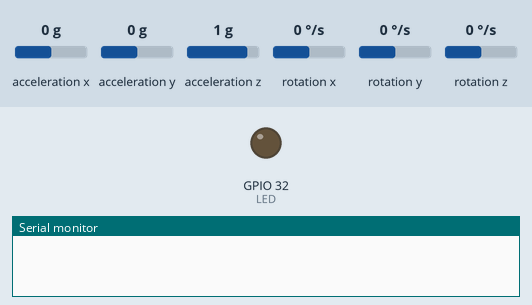
The sketch below on a simulated ESP32. Shown: output pins drawn as LEDs (lit = HIGH), the last lines printed to the serial monitor. Inputs (shaded band) come from the test bench; at power-on: acceleration x 0 g, acceleration y 0 g, acceleration z 1 g, rotation x 0 °/s, rotation y 0 °/s, rotation z 0 °/s.

Above: at 0.6 s.
At 2.15 s:
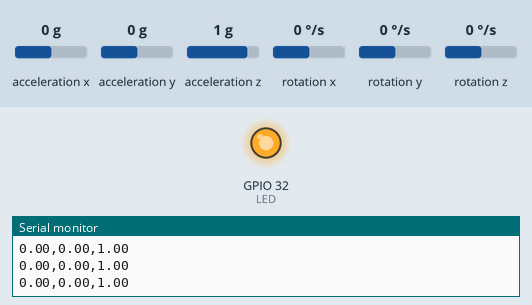
Timing chart, 0 to 3.0 s (numbered marks = the images above):
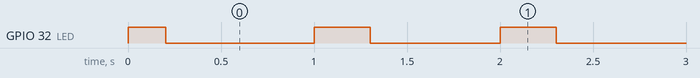

Measured:
- by itself, GPIO 32 (LED): goes HIGH 0.20 s, 129 × (LOW 0.80 s, HIGH 0.30 s), then LOW
- by itself, everything shown: repeats every 2.0 s, in 4 steps

The sketch:

FREERTOS_ejc2.ino
```cpp
#include <MPU9250_asukiaaa.h> //Library to interface with sensor
MPU9250_asukiaaa motionSensor;
#define LED 32

TaskHandle_t TaskHandle_3;

struct Accelerometer{
  float ax;
  float ay;
  float az;
  float aSqrt;
};

QueueHandle_t SensorQueueS;
//Queue to send data between tasks

void motionSensorInit(void){
  Wire.begin(21, 22); //default i2c pins of esp32 are pin 21 and 22
  motionSensor.setWire(&Wire);
  motionSensor.beginAccel();
}

void Task1( void *pvParameters)
{
  struct Accelerometer AccelerometerR;  //Struct to store the read values from i2c sensor
  const TickType_t xDelay100ms = pdMS_TO_TICKS (100);
  TickType_t xLastWakeTime;
  /*variable to save the current tick count, it has to be initialized to the
   *current tick count before it is used for the first time,then with the
   *function vTaskDelayUntil is updated atomatically
   */
   motionSensorInit();
   xLastWakeTime = xTaskGetTickCount();

  //Converts time in ms to the same time in system ticks
  while(1)
  {
    motionSensor.accelUpdate();
    AccelerometerR.ax =  motionSensor.accelX();
    AccelerometerR.ay =  motionSensor.accelY();
    AccelerometerR.az =  motionSensor.accelZ();
    AccelerometerR.aSqrt = motionSensor.accelSqrt();
    xQueueSendToBack(SensorQueueS, (void *) &AccelerometerR, 0);
    vTaskDelayUntil(&xLastWakeTime, xDelay100ms);
    /* Delay for a period. A call to vTaskDelay() is used which places
       the task into the Blocked state until the delay period has expired.*/
  }

}

void Task2( void *pvParameters)
{
  struct Accelerometer AccelerometerW;  //Struct to store the read values from task1
  BaseType_t xStatus; //To receive data from queue
  const TickType_t xDelay1s = pdMS_TO_TICKS (1000);
  TickType_t xLastWakeTime;
  /*variable to save the current tick count, it has to be initialized to the
   *current tick count before it is used for the first time,then with the
   *function vTaskDelayUntil is updated atomatically
   */
  xLastWakeTime = xTaskGetTickCount();

  //Converts time in ms to the same time in system ticks
  while(1)
  {
    digitalWrite(LED, HIGH); //Switch on LED
    if( uxQueueSpacesAvailable != 0)
    {
      //Serial.println("---- START ----");
      while((xQueueReceive(SensorQueueS, (void *) &AccelerometerW, 0) == pdPASS)){
        Serial.print(AccelerometerW.ax);
        Serial.print(",");
        Serial.print(AccelerometerW.ay);
        Serial.print(",");
        Serial.println(AccelerometerW.az);
      }
    }
    //Serial.println("---- END ----");
    vTaskResume( TaskHandle_3 );
    /* Delay for a period. A call to vTaskDelay() is used which places
       the task into the Blocked state until the delay period has expired.*/

    vTaskDelayUntil(&xLastWakeTime, xDelay1s);
  }
}

void Task3( void *pvParameters)
{
  const TickType_t xDelay200ms = pdMS_TO_TICKS (200);
  TickType_t xLastWakeTime;
  /*variable to save the current tick count, it has to be initialized to the
   *current tick count before it is used for the first time,then with the
   *function vTaskDelayUntil is updated atomatically
   */
   xLastWakeTime = xTaskGetTickCount();

  //Converts time in ms to the same time in system ticks
  while(1)
  {
    vTaskDelay(xDelay200ms);
    digitalWrite(LED, LOW); //Switch off LED
    /* Delay for a period. A call to vTaskDelay() is used which places
       the task into the Blocked state until the delay period has expired.*/
    vTaskSuspend(TaskHandle_3);
  }

}


void setup() {
  Serial.begin(9600);
  pinMode(LED, OUTPUT);   //Set pin as output
  SensorQueueS = xQueueCreate(10, sizeof( struct Accelerometer));
  if(  SensorQueueS != NULL){   //Create tasks only if the queue is created succesfully
      xTaskCreate( Task1, /* Pointer to the function that implements the task. */
               "Task 1",/* Text name for the task. This is to facilitate
                           debugging only. */
               1000, /* Stack depth - small microcontrollers will use much
                        less stack than this. */
               NULL, /* This example does not use the task parameter. */
               1, /* This task will run at priority 1. */
               NULL ); /* This example does not use the task handle. */
      xTaskCreate(Task2, "Task 2", 1000, NULL, 1, NULL);
      xTaskCreate(Task3, "Task 3", 1000, NULL, 1, &TaskHandle_3);
  }
}

void loop() {
}
```
